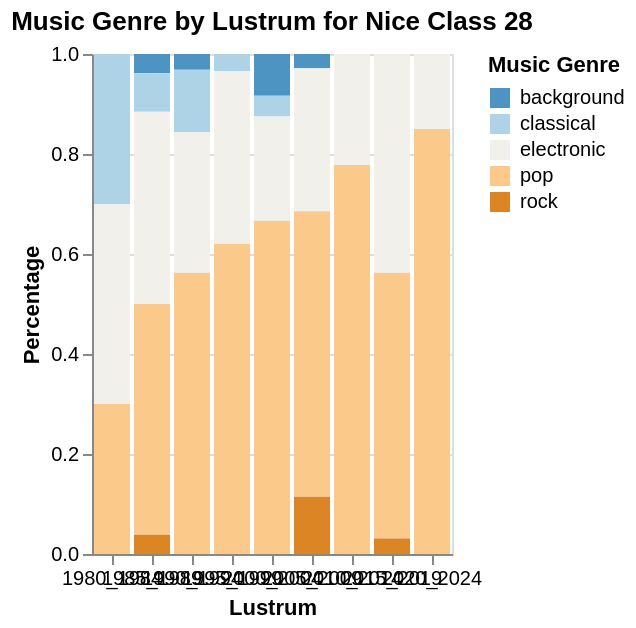

Vega-Lite specification for this chart:
### Vega-Lite specification from a JSON file in a GitHub repository (floating-point values rounded to 4 significant figures)
{"$schema": "https://vega.github.io/schema/vega-lite/v5.15.1.json", "config": {"view": {"continuousHeight": 300, "continuousWidth": 300}}, "data": {"name": "data-5924eb4b0b707d61efa70bc167442737"}, "datasets": {"data-5924eb4b0b707d61efa70bc167442737": [{"genre": "background", "lustrum": "1980_1984", "percentage": null}, {"genre": "background", "lustrum": "1985_1989", "percentage": 0.03846}, {"genre": "background", "lustrum": "1990_1994", "percentage": 0.03125}, {"genre": "background", "lustrum": "1995_1999", "percentage": null}, {"genre": "background", "lustrum": "2000_2004", "percentage": 0.08333}, {"genre": "background", "lustrum": "2005_2009", "percentage": 0.02857}, {"genre": "background", "lustrum": "2010_2014", "percentage": null}, {"genre": "background", "lustrum": "2015_2019", "percentage": null}, {"genre": "background", "lustrum": "2020_2024", "percentage": null}, {"genre": "classical", "lustrum": "1980_1984", "percentage": 0.3}, {"genre": "classical", "lustrum": "1985_1989", "percentage": 0.07692}, {"genre": "classical", "lustrum": "1990_1994", "percentage": 0.125}, {"genre": "classical", "lustrum": "1995_1999", "percentage": 0.03448}, {"genre": "classical", "lustrum": "2000_2004", "percentage": 0.04167}, {"genre": "classical", "lustrum": "2005_2009", "percentage": null}, {"genre": "classical", "lustrum": "2010_2014", "percentage": null}, {"genre": "classical", "lustrum": "2015_2019", "percentage": null}, {"genre": "classical", "lustrum": "2020_2024", "percentage": null}, {"genre": "electronic", "lustrum": "1980_1984", "percentage": 0.4}, {"genre": "electronic", "lustrum": "1985_1989", "percentage": 0.3846}, {"genre": "electronic", "lustrum": "1990_1994", "percentage": 0.2812}, {"genre": "electronic", "lustrum": "1995_1999", "percentage": 0.3448}, {"genre": "electronic", "lustrum": "2000_2004", "percentage": 0.2083}, {"genre": "electronic", "lustrum": "2005_2009", "percentage": 0.2857}, {"genre": "electronic", "lustrum": "2010_2014", "percentage": 0.2222}, {"genre": "electronic", "lustrum": "2015_2019", "percentage": 0.4375}, {"genre": "electronic", "lustrum": "2020_2024", "percentage": 0.15}, {"genre": "pop", "lustrum": "1980_1984", "percentage": 0.3}, {"genre": "pop", "lustrum": "1985_1989", "percentage": 0.4615}, {"genre": "pop", "lustrum": "1990_1994", "percentage": 0.5625}, {"genre": "pop", "lustrum": "1995_1999", "percentage": 0.6207}, {"genre": "pop", "lustrum": "2000_2004", "percentage": 0.6667}, {"genre": "pop", "lustrum": "2005_2009", "percentage": 0.5714}, {"genre": "pop", "lustrum": "2010_2014", "percentage": 0.7778}, {"genre": "pop", "lustrum": "2015_2019", "percentage": 0.5312}, {"genre": "pop", "lustrum": "2020_2024", "percentage": 0.85}, {"genre": "rock", "lustrum": "1980_1984", "percentage": null}, {"genre": "rock", "lustrum": "1985_1989", "percentage": 0.03846}, {"genre": "rock", "lustrum": "1990_1994", "percentage": null}, {"genre": "rock", "lustrum": "1995_1999", "percentage": null}, {"genre": "rock", "lustrum": "2000_2004", "percentage": null}, {"genre": "rock", "lustrum": "2005_2009", "percentage": 0.1143}, {"genre": "rock", "lustrum": "2010_2014", "percentage": null}, {"genre": "rock", "lustrum": "2015_2019", "percentage": 0.03125}, {"genre": "rock", "lustrum": "2020_2024", "percentage": null}]}, "encoding": {"color": {"field": "genre", "legend": {"title": "Music Genre"}, "scale": {"scheme": "blueorange", "type": "quantize"}, "type": "nominal"}, "tooltip": [{"field": "lustrum", "title": "Lustrum", "type": "nominal"}, {"field": "genre", "title": "Music Genre", "type": "nominal"}, {"field": "percentage", "format": ".2f", "title": "Percentage", "type": "quantitative"}], "x": {"axis": {"labelAngle": 0, "title": "Lustrum"}, "field": "lustrum", "type": "nominal"}, "y": {"field": "percentage", "scale": {"domain": [0, 1]}, "title": "Percentage", "type": "quantitative"}}, "height": 250, "mark": {"type": "bar"}, "params": [{"bind": "scales", "name": "param_33", "select": {"encodings": ["x", "y"], "type": "interval"}}], "title": "Music Genre by Lustrum for Nice Class 28", "width": "container"}
